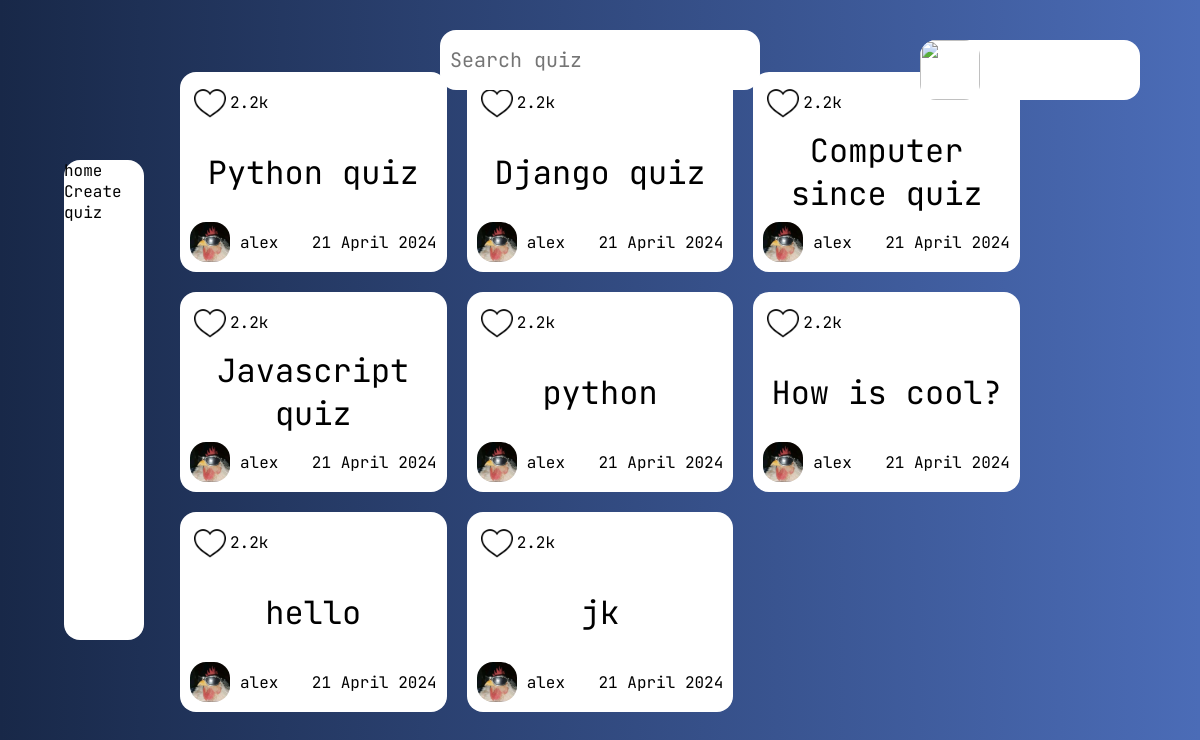
Page /home/ on the earlier database version.
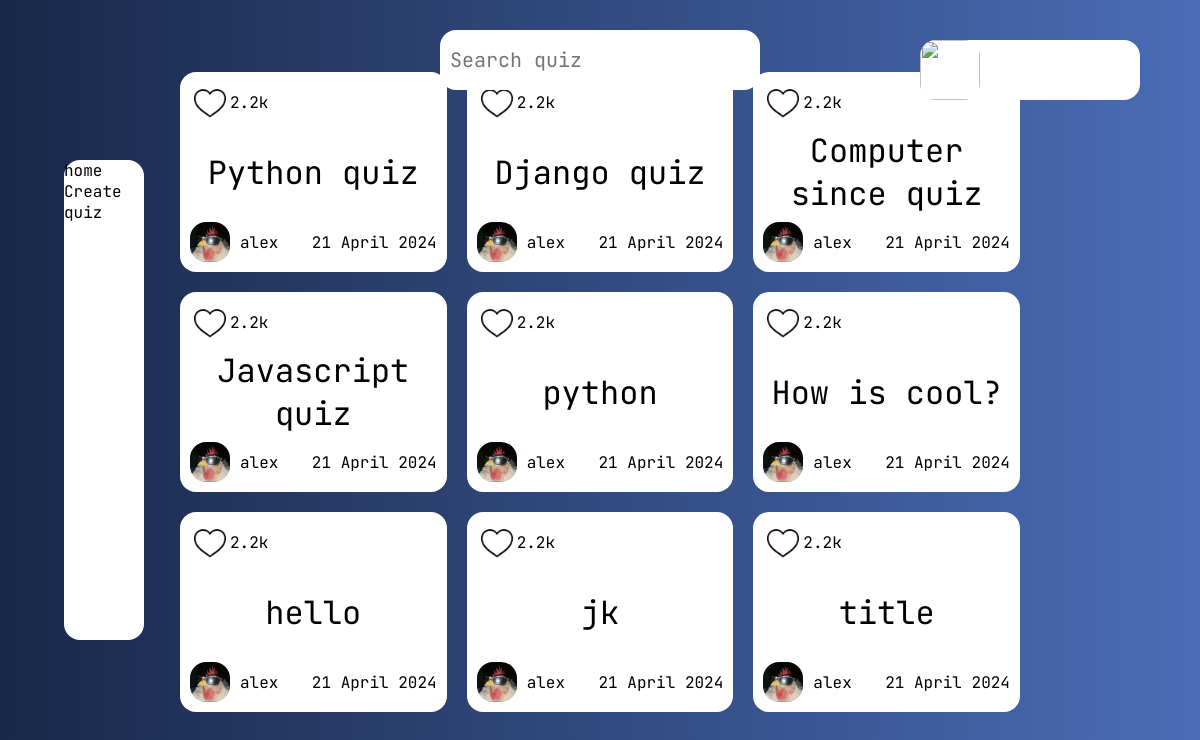
Same page on the later database version.
### quiz_app/models.py (models this page shows)
class Quiz(models.Model):
    title = models.CharField(max_length=100)
    author = models.ForeignKey(User, on_delete=models.CASCADE, default=1)
    created_at = models.DateTimeField(default=date.today, editable=False)
    class Meta:
        verbose_name_plural = "Quizzes"
    def __str__(self):
        return self.title

### quiz_app/views.py (the view)
# urls.py: path('home/', home, name='home'),
def home(request):
    quizzes = Quiz.objects.all()
    context = {"title": 'home', 'quizzes': quizzes}
    return render(request, 'quiz_app/main/home.html', context)

### quiz_app/templates/quiz_app/main/home.html (shortened to what this page needs)
{% extends 'quiz_app/base.html' %}
{% block content %}
<div class="quizzes">
    {% for quiz in quizzes %}
        <a href="{% url 'quiz_details' pk=quiz.pk %}">
            <div class="quiz">
                <div class="quiz-rating">
                    <img src="/media/site/heart.png" alt="heart">
                    <p>2.2k</p>
                </div>
                    <h3 class="quiz-title">{{quiz}}</h3>
                <div class="quiz-info">
                    <div class="info-user">
                        <img src="/media/site/avatar.jpg" alt="user">
                        <p>{{quiz.author}}</p>
                    </div>
                    <div class="date">{{quiz.created_at|date:"d F Y"}}</div>
                </div>
            </div>
        </a>
    {% endfor %}
</div>
{% endblock %}

### quiz_app/templates/quiz_app/base.html (shortened to what this page needs)
<!DOCTYPE html>
{% load static %}
<html lang="en">
<head>
    <link rel="stylesheet" href="{% static 'quiz_app/css/base.css' %}">
</head>
<body>
    <div class="user">
        {% if request.user.userprofile.avatar %}
            <img src="{{request.user.userprofile.avatar.url}}" alt="" class="user-img">
        {% else %}
            <img src="" alt="" class="user-img">
        {% endif %}
    </div>
    <div class="search-bar">
        <form class="search-bar-form" method="GET" action="{% url 'search' %}">
            <input class="form-input" type="text" placeholder="Search quiz" name="q">
        </form>
    </div>
    <div class="side-bar">
        <a href="{% url 'home' %}">home</a>
        <a href="{% url 'create_quiz' %}">Create quiz</a>
    </div>
    <div class="container">
        {% block content %}
        {% endblock %}
    </div>
</body>
</html>

### quiz_app/static/quiz_app/css/base.css (style rules this page uses)
body { font-family: "JetBrains Mono", monospace; font-optical-sizing: auto; font-weight: 400; font-style: normal; background: #4b6cb7; background: -webkit-linear-gradient(to right, #182848, #4b6cb7); background: linear-gradient(to right, #182848, #4b6cb7); }
.container { margin: 0 auto; padding-top: 6%; width: 70%; height: 100dvh; }
.user { width: 220px; height: 60px; background-color: #fff; border-radius: 16px; position: fixed; display: flex; align-items: center; column-gap: 20px; top: 40px; right: 60px; }
.user-img { height: 60px; width: 60px; border-radius: 16px; }
.search-bar { width: 320px; height: 60px; background-color: #fff; border-radius: 16px; position: fixed; right: 50%; transform: translate(50%, 50%); }
.search-bar-form, .form-input { width: 100%; height: 60px; }
.form-input { padding: 10px; font-size: 20px; }
.form-input::placeholder { font-size: 20px; }
.side-bar { width: 80px; height: 480px; background-color: #fff; position: fixed; top: 50%; left: 2%; transform: translate(50%, -50%); border-radius: 16px; }
.quizzes { display: grid; grid-template-columns: repeat(3, 1fr); gap: 20px; justify-content: center; }
.quiz { padding: 10px; max-width: 400px; width: 100%; height: 200px; background-color: #fff; border-radius: 16px; display: flex; flex-direction: column; justify-content: space-between; }
.quiz-title { text-align: center; font-size: 32px; }
.quiz-rating { display: flex; align-items: center; }
.quiz-rating img { width: 40px; height: 40px; }
.quiz-info { display: flex; justify-content: space-between; align-items: center; }
.info-user { display: flex; align-items: center; column-gap: 10px; }
.info-user img { width: 40px; height: 40px; border-radius: 16px; }

Differences in the rows shown:
added Quiz: title "title", author "alex", created_at "21 April 2024"
